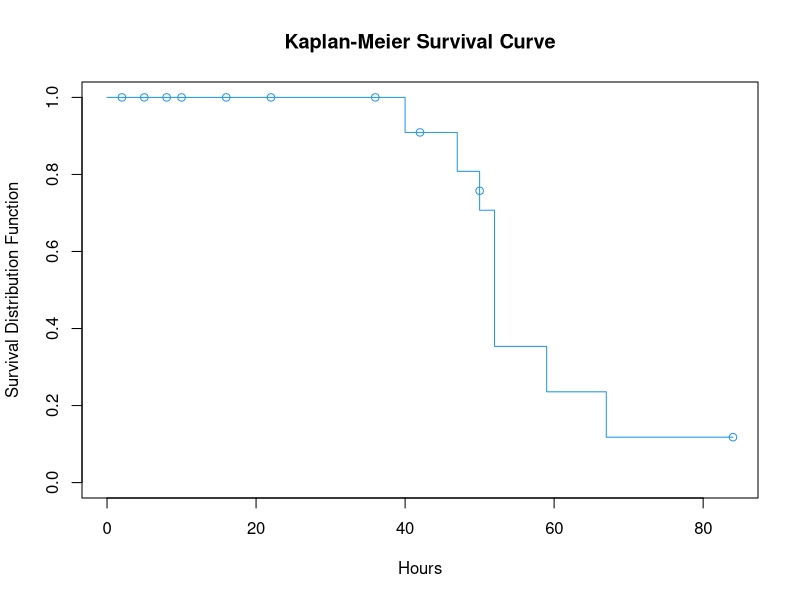

The R script that drew this image:
#Example 6.1
install.packages("survival")
library(survival)
hours<-c(2, 5, 8, 8, 10, 16, 22, 36, 40, 42, 47, 50, 50, 52, 52, 52, 59, 67, 84)
censored<-c(1, 1, 1, 1, 1, 1, 1, 1, 0, 1, 0, 0, 1, 0, 0, 0, 0, 0, 1)

hours.surv <- survfit(Surv(hours, censored==0)~ 1, conf.type="none", se.fit=FALSE) 
# Surv() creates a survival object
# survfit() Estimates Kaplan-Meier survival curve
# censored==0 means event occurred for those objects
summary(hours.surv)

# Plotting Survival Curve
plot(hours.surv, mark.time = TRUE, 
     pch = 1, col = 4, 
     main = 'Kaplan-Meier Survival Curve', 
     xlab = 'Hours', 
     ylab = 'Survival Distribution Function')
#drop-outs are marked by circles.
